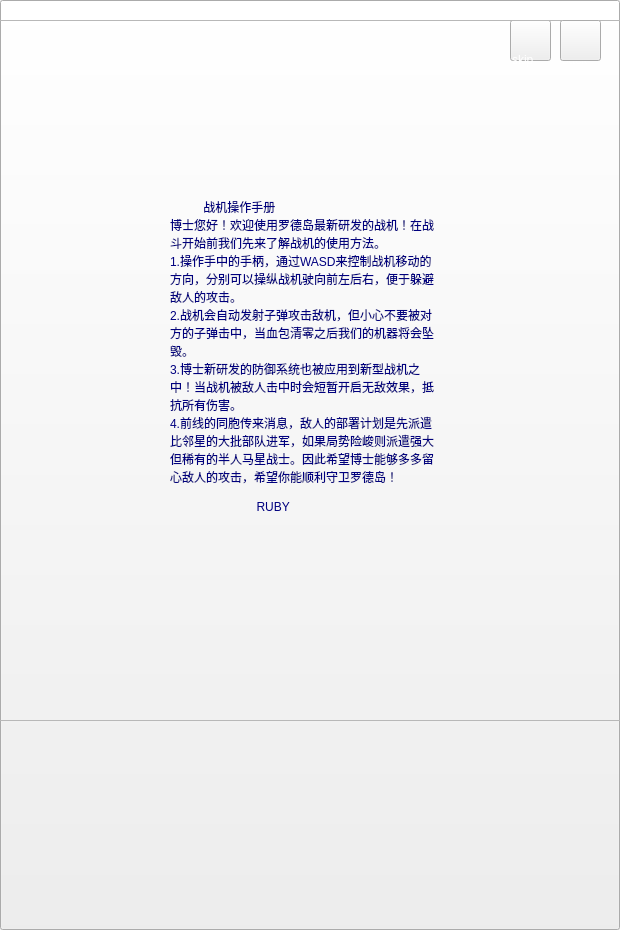
<?xml version="1.0" encoding="UTF-8"?>
<ui version="4.0">
 <class>peight</class>
 <widget class="QWidget" name="peight">
  <property name="geometry">
   <rect>
    <x>0</x>
    <y>0</y>
    <width>620</width>
    <height>930</height>
   </rect>
  </property>
  <property name="windowTitle">
   <string>Form</string>
  </property>
  <widget class="QPushButton" name="pushButton">
   <property name="geometry">
    <rect>
     <x>0</x>
     <y>0</y>
     <width>620</width>
     <height>930</height>
    </rect>
   </property>
   <property name="styleSheet">
    <string notr="true">border-image: url(:/ui/bgtwoo.png);</string>
   </property>
   <property name="text">
    <string/>
   </property>
  </widget>
  <widget class="QLabel" name="label">
   <property name="geometry">
    <rect>
     <x>170</x>
     <y>150</y>
     <width>271</width>
     <height>411</height>
    </rect>
   </property>
   <property name="styleSheet">
    <string notr="true">color: rgb(0, 0, 127);
font: 75 8pt &quot;黑体&quot;;
</string>
   </property>
   <property name="text">
    <string>          战机操作手册
博士您好！欢迎使用罗德岛最新研发的战机！在战斗开始前我们先来了解战机的使用方法。
1.操作手中的手柄，通过WASD来控制战机移动的方向，分别可以操纵战机驶向前左后右，便于躲避敌人的攻击。
2.战机会自动发射子弹攻击敌机，但小心不要被对方的子弹击中，当血包清零之后我们的机器将会坠毁。
3.博士新研发的防御系统也被应用到新型战机之中！当战机被敌人击中时会短暂开启无敌效果，抵抗所有伤害。
4.前线的同胞传来消息，敌人的部署计划是先派遣比邻星的大批部队进军，如果局势险峻则派遣强大但稀有的半人马星战士。因此希望博士能够多多留心敌人的攻击，希望你能顺利守卫罗德岛！

                          RUBY</string>
   </property>
   <property name="wordWrap">
    <bool>true</bool>
   </property>
  </widget>
  <widget class="QPushButton" name="pushButton_2">
   <property name="geometry">
    <rect>
     <x>510</x>
     <y>20</y>
     <width>41</width>
     <height>41</height>
    </rect>
   </property>
   <property name="styleSheet">
    <string notr="true">border-image: url(:/ui/ship_0003.png);</string>
   </property>
   <property name="text">
    <string/>
   </property>
  </widget>
  <widget class="QLabel" name="label_2">
   <property name="geometry">
    <rect>
     <x>512</x>
     <y>52</y>
     <width>41</width>
     <height>16</height>
    </rect>
   </property>
   <property name="styleSheet">
    <string notr="true">color: rgb(255, 255, 255);

font: 75 8pt &quot;Cooper Black&quot;;</string>
   </property>
   <property name="text">
    <string>skip</string>
   </property>
  </widget>
  <widget class="QPushButton" name="pushButton_3">
   <property name="geometry">
    <rect>
     <x>500</x>
     <y>20</y>
     <width>51</width>
     <height>51</height>
    </rect>
   </property>
   <property name="styleSheet">
    <string notr="true">background:transparent;</string>
   </property>
   <property name="text">
    <string/>
   </property>
   <property name="flat">
    <bool>true</bool>
   </property>
  </widget>
  <widget class="QFrame" name="frame">
   <property name="geometry">
    <rect>
     <x>-80</x>
     <y>20</y>
     <width>771</width>
     <height>701</height>
    </rect>
   </property>
   <property name="styleSheet">
    <string notr="true">border-image: url(:/ui/9.png);</string>
   </property>
   <property name="frameShape">
    <enum>QFrame::StyledPanel</enum>
   </property>
   <property name="frameShadow">
    <enum>QFrame::Raised</enum>
   </property>
  </widget>
  <widget class="QPushButton" name="pushButton_4">
   <property name="geometry">
    <rect>
     <x>557</x>
     <y>20</y>
     <width>51</width>
     <height>51</height>
    </rect>
   </property>
   <property name="styleSheet">
    <string notr="true">background:transparent;</string>
   </property>
   <property name="text">
    <string/>
   </property>
   <property name="flat">
    <bool>true</bool>
   </property>
  </widget>
  <widget class="QLabel" name="label_3">
   <property name="geometry">
    <rect>
     <x>562</x>
     <y>52</y>
     <width>41</width>
     <height>16</height>
    </rect>
   </property>
   <property name="styleSheet">
    <string notr="true">color: rgb(255, 255, 255);

font: 75 8pt &quot;Cooper Black&quot;;</string>
   </property>
   <property name="text">
    <string>back</string>
   </property>
  </widget>
  <widget class="QPushButton" name="pushButton_5">
   <property name="geometry">
    <rect>
     <x>560</x>
     <y>20</y>
     <width>41</width>
     <height>41</height>
    </rect>
   </property>
   <property name="styleSheet">
    <string notr="true">border-image: url(:/ui/ship_0001.png);</string>
   </property>
   <property name="text">
    <string/>
   </property>
  </widget>
  <widget class="QPushButton" name="pushButton_6">
   <property name="geometry">
    <rect>
     <x>0</x>
     <y>0</y>
     <width>620</width>
     <height>930</height>
    </rect>
   </property>
   <property name="styleSheet">
    <string notr="true">background:transparent;</string>
   </property>
   <property name="text">
    <string/>
   </property>
   <property name="flat">
    <bool>true</bool>
   </property>
  </widget>
  <zorder>pushButton</zorder>
  <zorder>pushButton_2</zorder>
  <zorder>label_2</zorder>
  <zorder>frame</zorder>
  <zorder>label</zorder>
  <zorder>label_3</zorder>
  <zorder>pushButton_5</zorder>
  <zorder>pushButton_6</zorder>
  <zorder>pushButton_3</zorder>
  <zorder>pushButton_4</zorder>
 </widget>
 <resources/>
 <connections/>
</ui>
